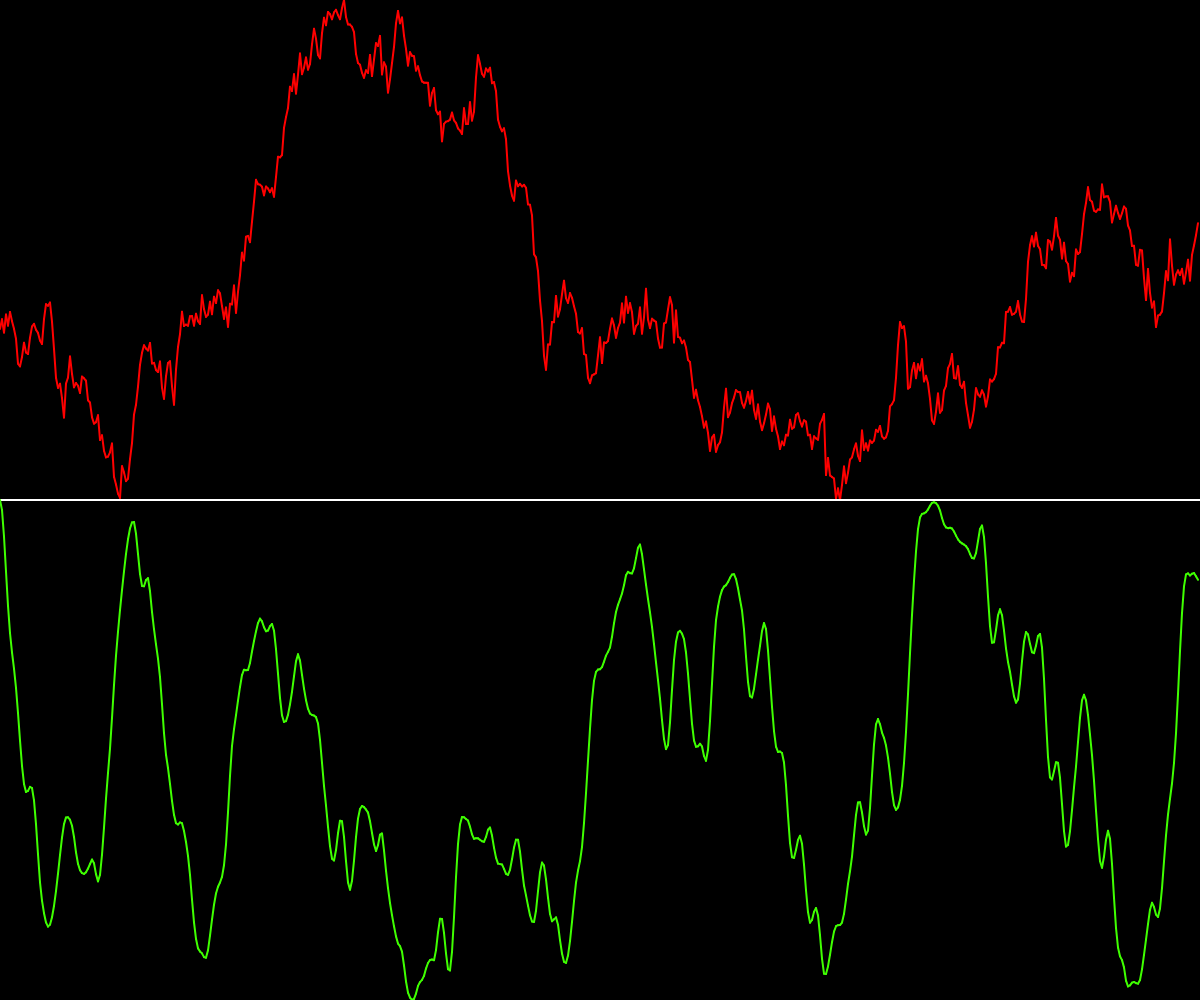
Frame 1 (no input)
Frame 60 (no input): identical to frame 1, image omitted
Frame 120 (the mouse pressed at the canvas centre since frame 60): identical to frame 1, image omitted

The p5.js sketch that drew this single still picture (run headless with seeded random() and noise() and a simulated clock; from frame 60 on, the mouse is pressed at the canvas centre):

// p5.js sketch
// ── sketch.js
let randomNormals = [];
let randomPerlins = [];
function setup() {
  createCanvas(windowWidth, windowHeight);
  var vn = 0; 
  for (var i=0; i<600; i++){ 
    randomNormals[i] = vn; 
    vn = vn + randomGaussian(0, 3);
  }
  var t=0;
  for (var i=0; i<600; i++){
    randomPerlins[i] = noise(t);
    t = t + 0.03;
  }
}
function draw() { 
  background(0)  
  var w = windowWidth / randomNormals.length;
  stroke(255,0,0)
  strokeWeight(2); 
  for (var i=0; i<randomNormals.length-1; i++){ 
    y1 = map(randomNormals[i],  
             min(randomNormals),  
             max(randomNormals),  
             0,  
             windowHeight /2); 
    y2 = map(randomNormals[i+1],  
             min(randomNormals),  
             max(randomNormals), 
             0,  
             windowHeight/2 );
    
    line(i*w,  
         windowHeight/2- y1,  
         (i+1)*w,  
         windowHeight /2- y2); 
  }  
  stroke(255,255,255)
  line(0, 
       windowHeight/2, 
       windowWidth,  
       windowHeight/2); 
  
  var w = windowWidth / randomPerlins.length;
  stroke(63,255,0)
  strokeWeight(2); 
  for (var i=0; i<randomPerlins.length-1; i++){ 
    y1 = map(randomPerlins[i], 
             min(randomPerlins),  
             max(randomPerlins),  
             0,  
             windowHeight/2 ); 
    y2 = map(randomPerlins[i+1], 
             min(randomPerlins),  
             max(randomPerlins),  
             0,  
             windowHeight/2 ); 
    line(i*w,  
         windowHeight - y1,  
         (i+1)*w,  
         windowHeight - y2); 
  }
}
